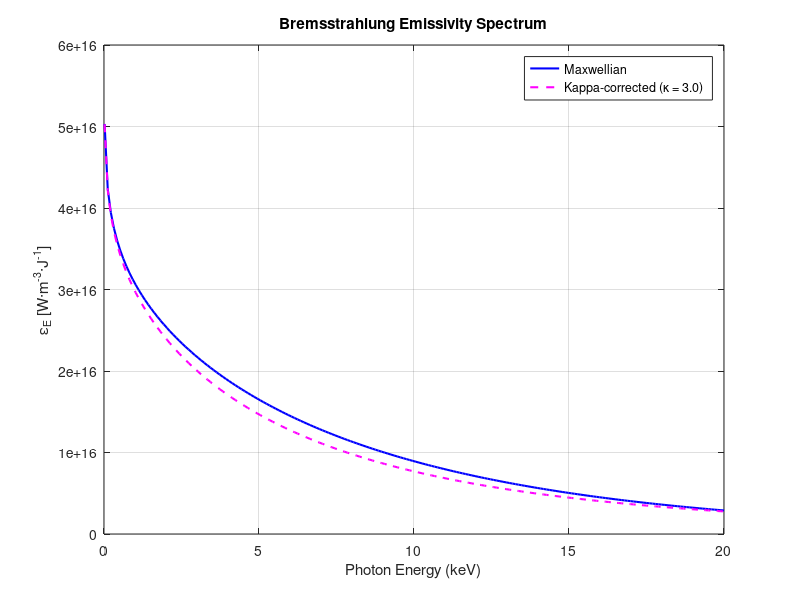

This chart was generated by the following MATLAB code:
%% MATLAB Script: Bremsstrahlung Emission via Kunze (Standard + Kappa-Corrected)
% Implements Kunze Eq. (6.81) with classical Gaunt factor
% Adds correction for kappa-distributed nonthermal electrons
% Units: [m], [s], [J], [eV], [W]

clear; clc; close all;

%% Physical Constants
e     = 1.602176634e-19;       % Elementary charge [C]
h     = 6.62607015e-34;        % Planck constant [J·s]
hbar  = h/(2*pi);              % Reduced Planck constant [J·s]
c     = 2.99792458e8;          % Speed of light [m/s]
kB    = 1.380649e-23;          % Boltzmann constant [J/K]
alpha = 7.2973525693e-3;       % Fine-structure constant
a0    = 5.29177210903e-11;     % Bohr radius [m]
ER_eV = 13.60569193;           % Rydberg energy [eV]
ER_J  = ER_eV * e;             % Rydberg energy [J]
me    = 9.10938356e-31;        % Electron mass [kg]
eps0  = 8.8541878128e-12;      % Vacuum permittivity [F/m]

%% Plasma & Geometry Parameters
Z     = 1;                     % Ion charge
n0    = 1e19;                  % Electron/ion density [m^-3]
Te_eV = 1e4;                   % Reference temperature [eV]
Te_J  = Te_eV * e;             % [J]
kappa = 3;                     % Kappa index for nonthermal correction

% Cylinder geometry
r     = 0.06;                  % Radius [m]
L     = 5.0;                   % Length [m]
V_cyl = pi * r^2 * L;          % Volume [m^3]

%% Prefactor from Kunze Eq. (6.82)
prefactor = 4.108e-46;         % [W·m^4]

%% Photon Energy Grid and Wavelength
E_keV  = linspace(0.02, 20, 200);     % [keV]
E_J    = E_keV * 1e3 * e;             % [J]
lambda = (h * c) ./ E_J;              % Wavelength [m]

%% Gaunt Factor (velocity-averaged, classical log formula)
gamma = 0.577215664901532;
eta_Z  = Z * e^2 ./ (hbar * c) .* lambda / (2 * pi);
eta_nu = h ./ (2 * pi * me * c .* lambda);
Gff    = (sqrt(3)/pi) .* log(1 ./ (eta_nu .* max(1, exp(gamma) .* eta_Z)));
Gff(Gff < 1) = 1;

%% Maxwellian-Based Kunze Formula
sqrt_term = sqrt(ER_J / Te_J);  % sqrt(E_R / k_B T)
exp_term  = exp(- (h * c) ./ (lambda .* Te_J));

epsilon_lambda_maxwell = prefactor .* n0^2 .* Z^2 .* sqrt_term ...
    .* (1 ./ lambda.^2) .* exp_term .* Gff;

%% Kappa-Corrected Kunze Formula
exp_term_kappa = (1 + (h * c) ./ (lambda * kappa * Te_J)).^(-(kappa + 1));

epsilon_lambda_kappa = prefactor .* n0^2 .* Z^2 .* sqrt_term ...
    .* (1 ./ lambda.^2) .* exp_term_kappa .* Gff;

%% Convert Both to Spectral Emissivity per Energy ε_E [W·m^-3·J^-1]
dlambda_dE = (h * c) ./ (E_J.^2);
epsilon_energy_maxwell = epsilon_lambda_maxwell .* abs(dlambda_dE);
epsilon_energy_kappa   = epsilon_lambda_kappa   .* abs(dlambda_dE);

%% Integrate Total Emission (Maxwellian)
power_density_maxwell       = trapz(E_J, epsilon_energy_maxwell);
photon_rate_density_maxwell = trapz(E_J, epsilon_energy_maxwell ./ E_J);
total_power_maxwell         = power_density_maxwell * V_cyl;
total_photon_rate_maxwell   = photon_rate_density_maxwell * V_cyl;

%% Integrate Total Emission (Kappa-Corrected)
power_density_kappa       = trapz(E_J, epsilon_energy_kappa);
photon_rate_density_kappa = trapz(E_J, epsilon_energy_kappa ./ E_J);
total_power_kappa         = power_density_kappa * V_cyl;
total_photon_rate_kappa   = photon_rate_density_kappa * V_cyl;

%% Display Results
fprintf('\n=== Kunze Bremsstrahlung: Maxwellian ===\n');
fprintf('T_e                     : %.1f eV\n', Te_eV);
fprintf('Power density           : %.3e W/m^3\n', power_density_maxwell);
fprintf('Total power             : %.3e W\n', total_power_maxwell);
fprintf('Photon rate density     : %.3e photons/m^3/s\n', photon_rate_density_maxwell);
fprintf('Total photon rate       : %.3e photons/s\n', total_photon_rate_maxwell);

fprintf('\n=== Kunze Bremsstrahlung: Kappa-Corrected (κ = %.1f) ===\n', kappa);
fprintf('Power density           : %.3e W/m^3\n', power_density_kappa);
fprintf('Total power             : %.3e W\n', total_power_kappa);
fprintf('Photon rate density     : %.3e photons/m^3/s\n', photon_rate_density_kappa);
fprintf('Total photon rate       : %.3e photons/s\n', total_photon_rate_kappa);

%% Plot Spectral Emissivity Comparison
figure('Name','Spectral Emissivity Comparison','Position',[100 100 600 400]);
plot(E_keV, epsilon_energy_maxwell, 'b-', 'LineWidth', 1.5); hold on;
plot(E_keV, epsilon_energy_kappa,   'm--', 'LineWidth', 1.5);
xlabel('Photon Energy (keV)');
ylabel('\epsilon_E [W·m^{-3}·J^{-1}]');
legend('Maxwellian', sprintf('Kappa-corrected (κ = %.1f)', kappa));
title('Bremsstrahlung Emissivity Spectrum');
grid on;
